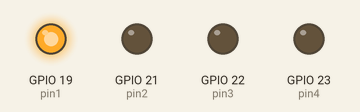
The sketch below on a simulated ESP32. Shown: output pins drawn as LEDs (lit = HIGH).

Above: at 0.5 s.
At 2.5 s:
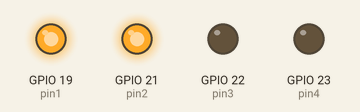
At 4.5 s:
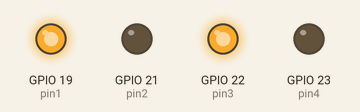
At 9.5 s:
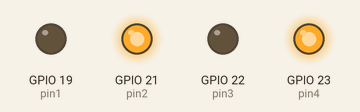
At 14.5 s:
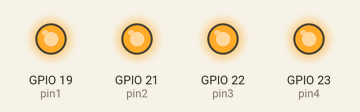
At 19.5 s:
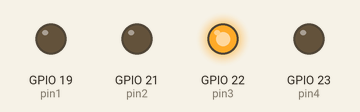
Timing chart, 0 to 20.8 s (numbered marks = the images above):
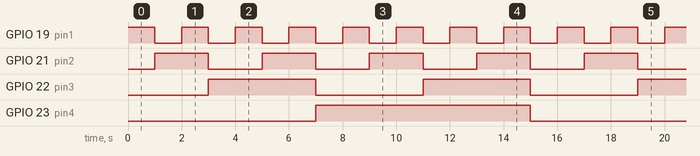

Measured:
- by itself, GPIO 19 (pin1): alternates HIGH for 1.0 s and LOW for 1.0 s
- by itself, GPIO 21 (pin2): alternates HIGH for 2.0 s and LOW for 2.0 s
- by itself, GPIO 22 (pin3): alternates HIGH for 4.0 s and LOW for 4.0 s
- by itself, GPIO 23 (pin4): alternates HIGH for 8.0 s and LOW for 8.0 s

The sketch:

ledBinary.ino
```cpp
int pin1=19;
int pin2=21;
int pin3=22;
int pin4=23;
int timr=1000;
int i=0;

void setup() {
  pinMode(pin1,OUTPUT);
  pinMode(pin2,OUTPUT);
  pinMode(pin3,OUTPUT);
  pinMode(pin4,OUTPUT);
} // END setup()

void loop() {
  i++;

  if((i % 2) > 0) { digitalWrite(pin1, HIGH); } else { digitalWrite(pin1, LOW); }
  if((i % 4) > 1) { digitalWrite(pin2, HIGH); } else { digitalWrite(pin2, LOW); }
  if((i % 8) > 3) { digitalWrite(pin3, HIGH); } else { digitalWrite(pin3, LOW); }
  if((i % 16) > 7) { digitalWrite(pin4, HIGH); } else { digitalWrite(pin4, LOW); }

  delay(timr);
} // END loop()
```
